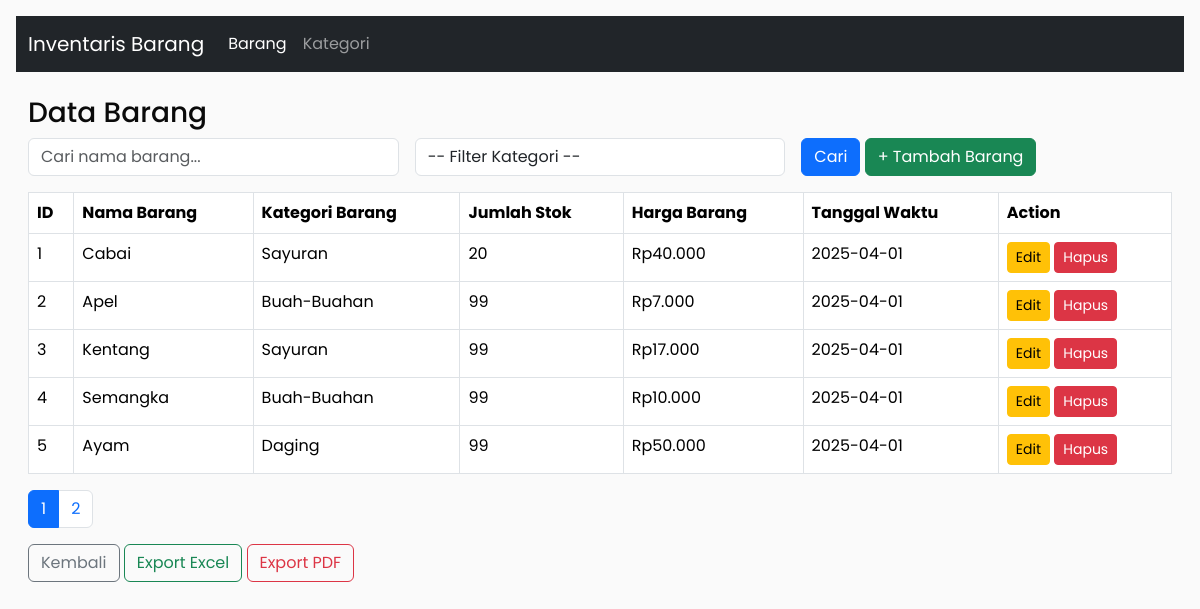
The app's page /barang/index.php with its own data.
### tables this page shows
CREATE TABLE `barang` (
  `id_barang` int NOT NULL,
  `nama_barang` varchar(100) NOT NULL,
  `id_kategori` int NOT NULL,
  `jumlah_stok` int NOT NULL,
  `harga_barang` decimal(10,2) NOT NULL,
  `tanggal_masuk` date NOT NULL
);

CREATE TABLE `kategori` (
  `id_kategori` int NOT NULL,
  `nama_kategori` varchar(100) NOT NULL
);

### barang/index.php (the view, shortened to what this page needs)
<?php
include '../config/db.php';
$search = $_GET['search'] ?? '';
$filter = $_GET['filter'] ?? '';
$limit = 5;
$page = isset($_GET['page']) ? (int)$_GET['page'] : 1;
$start = ($page - 1) * $limit;
$countQuery = "SELECT COUNT(*) as total FROM barang WHERE nama_barang LIKE '%$search%'";
$totalResult = $conn->query($countQuery)->fetch_assoc();
$totalData = $totalResult['total'];
$totalPage = ceil($totalData / $limit);
$sql = "SELECT barang.*, kategori.nama_kategori
        FROM barang
        JOIN kategori ON barang.id_kategori = kategori.id_kategori
        WHERE nama_barang LIKE '%$search%'";
$sql .= " LIMIT $start, $limit";
$result = $conn->query($sql);
?>
<!DOCTYPE html>
<html lang="en">
<head>
  <link
    href="https://cdn.jsdelivr.net/npm/bootstrap@5.3.5/dist/css/bootstrap.min.css"
    rel="stylesheet"
 />
  <link rel="stylesheet" href="../css/style.css" />
</head>
<body class="p-3">
  <nav class="navbar navbar-expand-lg navbar-dark bg-dark mb-4">
    <div class="container-fluid">
      <a class="navbar-brand" href="#">Inventaris Barang</a>
      <div class="collapse navbar-collapse" id="navbarNav">
        <ul class="navbar-nav">
          <li class="nav-item">
            <a class="nav-link active" aria-current="page" href="index.php">Barang</a>
          </li>
          <li class="nav-item">
            <a class="nav-link" href="../kategori/index.php">Kategori</a>
          </li>
        </ul>
      </div>
    </div>
  </nav>
  <div class="container-fluid">
    <h3>Data Barang</h3>
    <form method="get" class="row g-3 mb-3">
      <div class="col-md-4">
        <input
          type="search"
          name="search"
          class="form-control"
          placeholder="Cari nama barang..." />
      </div>
      <div class="col-md-4">
        <select name="filter" class="form-control">
          <option value="">-- Filter Kategori --</option>
        </select>
      </div>
      <div class="col-md-4">
        <button class="btn btn-primary">Cari</button>
        <a href="tambah.php" class="btn btn-success">+ Tambah Barang</a>
      </div>
    </form>
    <table class="table table-bordered">
      <thead>
        <tr>
          <th>ID</th>
          <th>Nama Barang</th>
          <th>Kategori Barang</th>
          <th>Jumlah Stok</th>
          <th>Harga Barang</th>
          <th>Tanggal Waktu</th>
          <th>Action</th>
        </tr>
      </thead>
      <tbody>
        <?php while ($row = $result->fetch_assoc()) : ?>
          <tr>
            <td><?= $row['id_barang'] ?></td>
            <td><?= $row['nama_barang'] ?></td>
            <td><?= $row['nama_kategori'] ?></td>
            <td><?= $row['jumlah_stok'] ?></td>
            <td>Rp<?= number_format($row['harga_barang'], 0, ',', '.') ?></td>
            <td><?= $row['tanggal_masuk'] ?></td>
            <td>
              <a href="edit.php?id=<?= $row['id_barang'] ?>" class="btn btn-warning btn-sm">Edit</a>
              <a href="hapus.php?id=<?= $row['id_barang'] ?>" class="btn btn-danger btn-sm" onclick="return confirm('Yakin hapus?')">Hapus</a>
            </td>
          </tr>
        <?php endwhile; ?>
      </tbody>
    </table>
    <nav>
      <ul class="pagination">
        <?php for ($i = 1; $i <= $totalPage; $i++) : ?>
          <li class="page-item <?= ($i == $page) ? 'active' : '' ?>">
            <a class="page-link" href="?page=<?= $i ?>&search=<?= $search ?>&filter=<?= $filter ?>"><?= $i ?></a>
          </li>
        <?php endfor; ?>
      </ul>
      <a href="../index.php" class="btn btn-outline-secondary">Kembali</a>
      <a href="../export/export_excel.php" class="btn btn-outline-success">Export Excel</a>
      <a href="../export/export_pdf.php" class="btn btn-outline-danger">Export PDF</a>
    </nav>
  </div>
</body>
</html>

### css/style.css (style rules this page uses)
body { font-family: "Poppins", sans-serif; margin: 0; padding: 0; box-sizing: border-box; background-color: #fafafa; color: #0a0a0a; }

### records on screen
barang: id_barang "1", nama_barang "Cabai", id_kategori.nama_kategori "Sayuran", jumlah_stok "20", harga_barang "40.000", tanggal_masuk "2025-04-01"
barang: id_barang "2", nama_barang "Apel", id_kategori.nama_kategori "Buah-Buahan", jumlah_stok "99", harga_barang "7.000", tanggal_masuk "2025-04-01"
barang: id_barang "3", nama_barang "Kentang", id_kategori.nama_kategori "Sayuran", jumlah_stok "99", harga_barang "17.000", tanggal_masuk "2025-04-01"
barang: id_barang "4", nama_barang "Semangka", id_kategori.nama_kategori "Buah-Buahan", jumlah_stok "99", harga_barang "10.000", tanggal_masuk "2025-04-01"
barang: id_barang "5", nama_barang "Ayam", id_kategori.nama_kategori "Daging", jumlah_stok "99", harga_barang "50.000", tanggal_masuk "2025-04-01"
